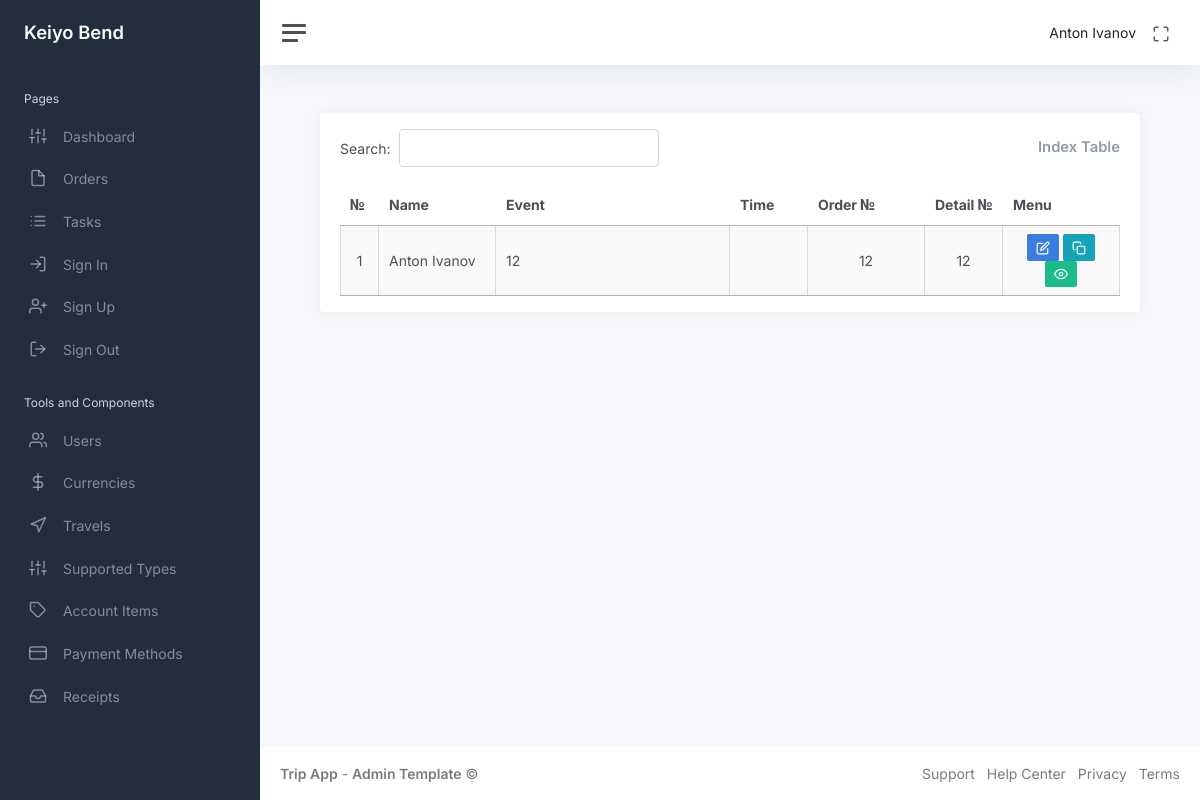
The app's page /index (signed in) with its own data.
### app/auth/models/user.py (models this page shows, shortened)
class User(UserMixin, db.Model):
    id: so.Mapped[int] = so.mapped_column(primary_key=True)
    name: so.Mapped[str] = so.mapped_column(sa.String(64), index=True, default=None)
    email: so.Mapped[str] = so.mapped_column(sa.String(120), index=True, unique=True)
    password_hash: so.Mapped[Optional[str]] = so.mapped_column(sa.String(256))
    admin: so.Mapped[bool] = so.mapped_column(sa.Boolean(), default=False)
    is_show: so.Mapped[bool] = so.mapped_column(sa.Boolean(), default=True)
    orders_rel = db.relationship("Order", back_populates="user", cascade="all, delete-orphan")

### app/main/models/order.py (models this page shows, shortened)
class Order(db.Model):
    id: so.Mapped[int] = so.mapped_column(primary_key=True)
    name_id: so.Mapped[int] = so.mapped_column(
        sa.Integer, db.ForeignKey("user.id"), nullable=False
    )
    order: so.Mapped[str] = so.mapped_column(sa.String(255), nullable=False)
    order_number: so.Mapped[str] = so.mapped_column(sa.String(255), nullable=False)
    detail_number: so.Mapped[str] = so.mapped_column(sa.String(255), nullable=False)
    is_hidden: so.Mapped[bool] = so.mapped_column(sa.Boolean(), nullable=False, default=False)
    fiscal_year: so.Mapped[int] = so.mapped_column(
        sa.Integer(), default=lambda: datetime.now().year
    )
    created_at: so.Mapped[date] = so.mapped_column(sa.Date(), default=date.today)
    service_number: so.Mapped[str] = so.mapped_column(sa.String(255), nullable=False)
    service_card_number: so.Mapped[str] = so.mapped_column(sa.String(255), nullable=False)
    quote_number: so.Mapped[str] = so.mapped_column(sa.String(255), nullable=False)
    purchase_order_number: so.Mapped[str] = so.mapped_column(sa.String(255), nullable=False)
    travel_id: so.Mapped[int] = so.mapped_column(
        sa.Integer, db.ForeignKey("travel.id"), nullable=False
    )
    support_type_id: so.Mapped[int] = so.mapped_column(
        sa.Integer, db.ForeignKey("supported_types.id"), nullable=False
    )
    user = db.relationship("User", back_populates="orders_rel")
    rates = db.relationship("Rates", back_populates="order", cascade="all, delete-orphan")
    details = db.relationship("Details", back_populates="order", cascade="all, delete-orphan")
    allowances = db.relationship(
        "Allowances", back_populates="order", cascade="all, delete-orphan"
    )
    travels_id = db.relationship("Travel", back_populates="orders")
    supported_type_id = db.relationship("SupportedTypes", back_populates="orders")

### app/main/routes/index.py (the view, shortened to what this page needs)
@bp.route("/")
@bp.route("/index")
@login_required  # Only authenticated users can access this route
def index():
    if current_user.admin:
        orders = db.session.query(Order).join(User).filter(User.is_show.is_(True)).all()
    return render_template("main/index.html", orders=orders)

### app/auth/models/user.py (called while the page is built)
@login.user_loader
def load_user(id):
    return db.session.get(User, int(id))

### app/main/templates/main/index.html (shortened to what this page needs)
<!DOCTYPE html>
{% extends "main/base.html" %}
{% block content %}
<div class="container-fluid p-0">
    <div class="row">
        <div class="col-md-12 ms-sm-auto col-lg-12 px-md-4">
            <div class="card flex-fill">
                <div class="card-header py-3">
                    <div class="d-flex justify-content-between align-items-center">
                        <div id="datatableSearch"></div>
                        <h3 class="card-title mb-0">Index Table</h3>
                    </div>
                </div>
                <div class="card-body py-0 mb-3">
                    <table class="display cell-border" id="indexTable" style="width: 100%;">
                        <thead>
                            <tr style="text-align:center">
                                <th>№</th>
                                <th>Name</th>
                                <th>Event</th>
                                <th>Time</th>
                                <th>Order №</th>
                                <th>Detail №</th>
                                <th>Menu</th>
                            </tr>
                        </thead>
                        <tbody>
                            {% for order in orders %}
                            <tr>
                                <td style="text-align:center">{{order.id}}</td>
                                <td>{{order.user.name}}</td>
                                <td>{{order.order}}</td>
                                <td style="text-align:center">{{" "}}</td>
                                <td style="text-align:center">{{order.order_number}}</td>
                                <td style="text-align:center">{{order.detail_number}}</td>
                                <td style="text-align:center">
                                    <a class="btn btn-primary btn-sm"
                                        href="{{ url_for('main.update_order', order_id=order.id) }}"><i
                                            class="align-middle" data-feather="edit"></i></a>
                                    <a class="btn btn-info btn-sm"
                                        href="{{ url_for('main.copy_order', order_id=order.id) }}"><i
                                            class="align-middle" data-feather="copy"></i></a>
                                    {% if current_user.admin == True %}
                                    <form action="{{ url_for('main.hide_order', id=order.id) }}" method="POST"
                                        style="display:inline;">
                                        <button type="submit"
                                            class="btn btn-sm {{ 'btn-danger' if order.is_hidden else 'btn-success' }}">
                                            {% if order.is_hidden %}
                                            <i class="align-middle" data-feather="eye-off"></i>
                                            {% else %}
                                            <i class="align-middle" data-feather="eye"></i>
                                            {% endif %}
                                        </button>
                                    </form>
                                    {% endif %}
                                </td>
                            </tr>
                            {% endfor %}
                        </tbody>
                    </table>
                </div>
            </div>
        </div>
    </div>
</div>
{% endblock %}

### app/main/templates/main/navbar.html (shortened to what this page needs)
<!DOCTYPE html>
<nav class="navbar navbar-expand navbar-light navbar-bg">
    <a class="sidebar-toggle js-sidebar-toggle">
        <i class="hamburger align-self-center"></i>
    </a>
    <div class="navbar-collapse collapse">
        <ul class="navbar-nav navbar-align">
            <li class="nav-item dropdown">
                <a class="nav-link d-none d-sm-inline-block">
                    <span class="text-dark">{{ current_user.name }}</span>
                </a>
            </li>
            <li class="nav-item">
                <a id="fullscreenButton" class="nav-link d-none d-sm-inline-block">
                    <i class="align-middle" data-feather="maximize"></i>
                </a>
            </li>
        </ul>
    </div>
</nav>

### records on screen
User: name "Anton Ivanov"
Order: id "1", user.name "Anton Ivanov", order "12", order_number "12", detail_number "12", is_hidden False (drawn)
